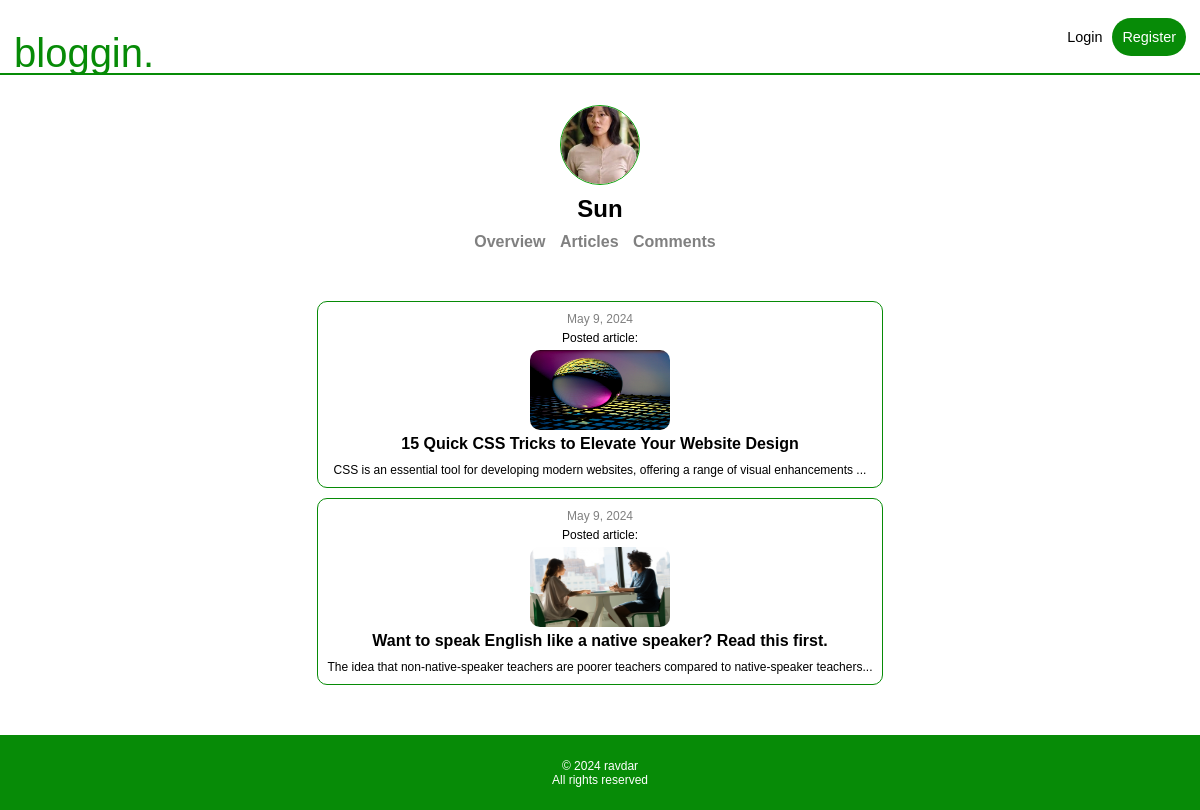
Page /users/Sun/ on the committed database.
### users/models.py (models this page shows, shortened)
class Profile(models.Model):
    user = models.OneToOneField(User, on_delete=models.CASCADE)
    profile_picture = models.ImageField(null=True, blank=True, default="images/default_pp.jpg", upload_to="images/")

### mainapp/models.py (models this page shows, shortened)
class Article(models.Model):
    owner = models.ForeignKey(User, on_delete=models.CASCADE)
    title = models.CharField(max_length=200)
    body = RichTextField(blank=True, null=True)
    publication_date = models.DateField()
    last_edit_date = models.DateField(null=True, blank=True)
    image = models.ImageField(null=True, blank=True, upload_to="images/")
    url = models.CharField(max_length=200, default='doesnotwork')
    upvotes = models.IntegerField(default=0)
    downvotes = models.IntegerField(default=0)
    total_votes = models.IntegerField(default=0)
    topics = models.ManyToManyField(Topic, blank=True)
    model_name = "article"

### mainapp/views.py (the view)
# urls.py: path("users/<str:user_username>/", views.user_profile, name="user_profile"),]
def user_profile(request, user_username):
    user = get_object_or_404(User, username = user_username)
    activities = []
    articles = Article.objects.filter(owner=user)
    comments = Comment.objects.filter(owner=user)
    subcomments = Subcomment.objects.filter(owner=user)
    for item in articles:
        activities.append(item)
    for item in comments:
        activities.append(item)
    for item in subcomments:
        activities.append(item)
    if activities != []:
        activities.sort(key=lambda activity: activity.publication_date, reverse=True)
    return render(request, "mainapp/user_profile.html", {"user":user, "articles":articles, "comments":comments, "activities":activities})

### mainapp/templates/mainapp/user_profile.html
{% extends "mainapp/main.html" %}
{% block content %}
<main class="margin-top-main center">
    <section class="profile-basic-info center">
        <img src="{{ user.profile.profile_picture.url}}" alt="Profile picture" height="80" width="80">
        <h2>{{user.username}}</h2>
        <div>
            <a href="{% url 'mainapp:user_profile' user.username %}">Overview</a>
            <a href="{% url 'mainapp:user_profile' user.username %}">Articles</a>
            <a href="{% url 'mainapp:user_profile' user.username %}">Comments</a>
        </div>
    </section>
    <section class="user-activities">
        {% for activity in activities %}
        <div>
            {% if activity.model_name == "article" %}
            <time>{{activity.publication_date}}</time>
            <p>Posted article:</p>
            <a href="{% url 'mainapp:read_article_view' activity.url %}"><img src="{{ activity.image.url }}" width="140"
                    height="80"></a>
            <h4><a href="{% url 'mainapp:read_article_view' activity.url %}">{{activity.title}}</a>
            </h4>
            <p>{{ activity.body|slice:":100"|safe }}...</p>
            {% else %}
            <time>{{activity.publication_date}}</time>
            <p>Added comment to <a
                    href="{% url 'mainapp:read_article_view' activity.article.url %}"><span>{{activity.article.title}}</span></a>
            </p>
            {{activity.text|slice:":100"|safe}}
            {% endif %}
        </div>
        {% endfor %}
    </section>
</main>
{% endblock content %}

### mainapp/static/styles.css (style rules this page uses)
:root { --MAIN-GREEN: rgb(7, 139, 7); --LIGHT-GREEN: rgb(9, 164, 9); --MAIN-FONT: sans-serif; --PAGE-WIDTH: 1192px; --PP-RADIUS: 50% }
* { margin: 0; padding: 0; box-sizing: border-box; }
img { display: block; max-width: 100%; }
html { scroll-behavior: smooth; }
body { color: black; font-family: var(--MAIN-FONT); min-height: 100vh; display: flex; flex-direction: column; align-items: center; }
a, .logout-button { text-decoration: none; color: black; transition: border-color 0.1s ease; }
.center { display: flex; justify-content: center; align-items: center; text-align: center; }
main { width: 100%; max-width: var(--PAGE-WIDTH); padding-top: 60px; }
.margin-top-main { flex-direction: column; flex: 1; margin-top: 60px; }
.profile-basic-info { flex-direction: column; gap: 10px; margin-bottom: 50px; }
.profile-basic-info img { border-radius: var(--PP-RADIUS); border: 1px solid var(--LIGHT-GREEN); object-fit: cover; }
.profile-basic-info a { margin-top: 10px; font-weight: bold; color: grey; margin-right: 10px; }
.user-activities { margin: 0 10px; display: flex; flex-direction: column; gap: 10px; }
.user-activities div { border: 1px solid var(--MAIN-GREEN); border-radius: 10px; padding: 10px; display: flex; flex-direction: column; gap: 5px; align-items: center; }
.user-activities time { color: gray; font-size: 0.75em; }
.user-activities div p { font-size: 0.75em; }
.user-activities img { border-radius: 10px; }
@media screen and (min-width:1192px) { main { padding-top: 95px; } }
@media screen and (min-width:1192px) { .margin-top-main { margin-top: 10px; } }

### rows in the picture
Article: publication_date "May 9, 2024", image (picture), title "15 Quick CSS Tricks to Elevate Your Website Design", body "CSS is an essential tool for developing modern websites, offering a range of visual enhancements"
Article: publication_date "May 9, 2024", image (picture), title "Want to speak English like a native speaker? Read this first.", body "The idea that non-native-speaker teachers are poorer teachers compared to native-speaker teachers"

### other values in the picture
{{ user.username }} "Sun"
